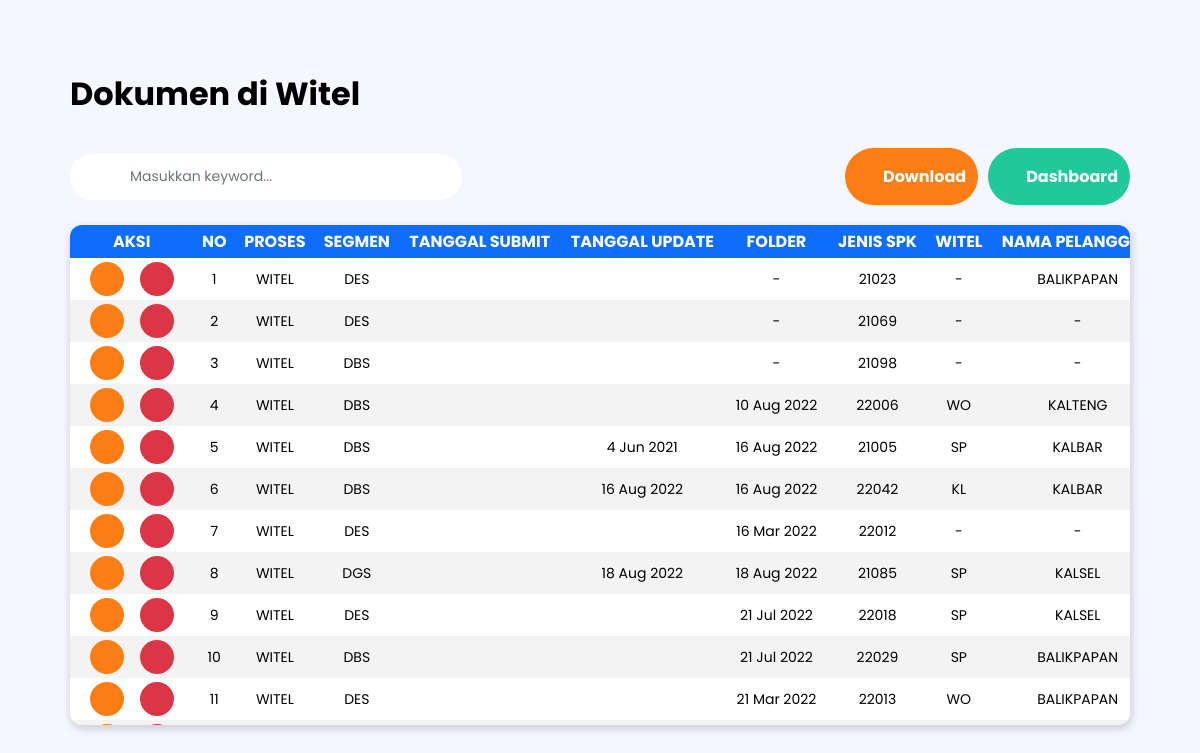
The page /dokumenWitel.php (signed in) on the database its author committed.
### tables this page shows
CREATE TABLE `report_obl` (
  `id` int(50) DEFAULT NULL,
  `proses` varchar(500) DEFAULT NULL,
  `segmen` varchar(500) DEFAULT NULL,
  `tanggal_update` varchar(500) DEFAULT NULL,
  `folder` varchar(500) DEFAULT NULL,
  `jenis_spk` varchar(500) DEFAULT NULL,
  `witel` varchar(500) DEFAULT NULL,
  `nama_pelanggan` varchar(500) DEFAULT NULL,
  `layanan` varchar(500) DEFAULT NULL,
  `nama_vendor` varchar(500) DEFAULT NULL,
  `jangka_waktu` varchar(500) DEFAULT NULL,
  `nilai_kb` int(50) DEFAULT NULL,
  `no_KFS_SPK` bigint(200) DEFAULT NULL,
  `no_KL_WO_SuratPesanan` varchar(500) DEFAULT NULL,
  `pic` varchar(500) DEFAULT NULL,
  `status` varchar(500) DEFAULT NULL,
  `statusSM` varchar(500) DEFAULT NULL,
  `keterangan` varchar(500) DEFAULT NULL,
  `updated_by` longtext DEFAULT NULL
);

### config/functions.php (called while the page is built, shortened)
<?php
require 'connection.php';
function query($query)
{
    global $conn;
    $result = mysqli_query($conn, $query);
    $rows = [];
    while ($row = mysqli_fetch_assoc($result)) {
        $rows[] = $row;
    }
    return $rows;
}

### dokumenWitel.php (the view, shortened to what this page needs)
<?php
require 'config/functions.php';
$nama = $_SESSION['nama'];
$namaAkun = query("SELECT * FROM account WHERE nama = '$nama'")[0];
$level = $namaAkun["level"];
if (isset($_GET["witel"]) or isset($_GET["tahun"]) or isset($_GET["mitra"]) or isset($_GET["pelanggan"]) or isset($_GET["segmen"]) or isset($_GET["status"])) {
    $witel = $_GET["witel"];
    $tahun = $_GET["tahun"];
    $mitra = $_GET["mitra"];
    $pelanggan = $_GET["pelanggan"];
    $segmen = $_GET["segmen"];
    $status = $_GET["status"];
} else {
    $witel = '';
    $tahun = '';
    $mitra = '';
    $pelanggan = '';
    $segmen = '';
    $status = '';
}
if ($level == 'mitra') {
    if ($witel == '' and $tahun == '' and $pelanggan == '' and $segmen == '' and $status == '') {
        $query = query("SELECT * FROM report_obl WHERE UPPER(proses) = 'WITEL' AND
                UPPER(nama_vendor) LIKE '%$mitra%'
                ORDER BY folder ASC");
    } else {
        $query = query("SELECT * FROM report_obl WHERE UPPER(proses) = 'WITEL' AND
                UPPER(nama_vendor) LIKE '%$mitra%' AND
                (UPPER(segmen) LIKE '%$segmen%' AND
                SUBSTRING(folder, 1, 2) LIKE '%$tahun%' AND
                UPPER(witel) LIKE '%$witel%' AND
                UPPER(nama_pelanggan) LIKE '%$pelanggan%' AND
                UPPER(status) LIKE '%$status%')
                ORDER BY folder ASC");
    }
} else {
    if ($witel == '' and $tahun == '' and $mitra == '' and $pelanggan == '' and $segmen == '' and $status == '') {
        $query = query("SELECT * FROM report_obl WHERE UPPER(proses) = 'WITEL'
            ORDER BY folder ASC");
    }
}
?>
<!DOCTYPE html>
<html lang="en">
<head>
    <link rel="stylesheet" href="css/styleDetail.css">
</head>
<body>
    <div class="container">
        <?php
        $witel = rawurlencode($witel);
        $tahun = rawurlencode($tahun);
        $mitra = rawurlencode($mitra);
        $pelanggan = rawurlencode($pelanggan);
        $segmen = rawurlencode($segmen);
        $status = rawurlencode($status);
        ?>
        <h1>Dokumen di Witel</h1>
        <div class="header">
            <div class="_1">
                <input type="text" name="keyword" id="keyword" placeholder="Masukkan keyword..." autocomplete="off" id="keyword">
            </div>
            <div class="_2">
                <a href="downloadData/downloadWitel.php?witel=<?= $witel; ?>&tahun=<?= $tahun; ?>&mitra=<?= $mitra; ?>&pelanggan=<?= $pelanggan; ?>&segmen=<?= $segmen; ?>&status=<?= $status; ?>" id="btnDownload"><button class="download" style="background-color: #FD7E14;"><img src="./img/download.png" alt="">Download</button></a>
                <a href="index.php"><button class="dashboard" style="background-color: #20C997;"><img src="img/home.png" alt="">Dashboard</button></a>
            </div>
        </div>
        <div class="content" id="content-table">
            <table>
                <tr>
                    <th class="aksi" id="aksiTh">AKSI</th>
                    <th>NO</th>
                    <th>PROSES</th>
                    <th>SEGMEN</th>
                    <th>TANGGAL SUBMIT</th>
                    <th>TANGGAL UPDATE</th>
                    <th>FOLDER</th>
                    <th>JENIS SPK</th>
                    <th>WITEL</th>
                    <th>NAMA PELANGGAN</th>
                </tr>
                <?php $i = 1; ?>
                <?php foreach ($query as $row) : ?>
                    <tr>
                        <td class="aksi" id="aksiTd">
                            <div>
                                <a href="updateData.php?id=<?= $row["id"]; ?>"><button class="update"><img src="img/update.png" alt=""></button></a>
                                <a href="delete.php?id=<?= $row["id"]; ?>" class="deleteHref"><button class="delete"><img src="img/delete.png" alt=""></button></a>
                            </div>
                        </td>
                        <td class="no"><?= $i; ?></td>
                        <td><?= $row["proses"]; ?></td>
                        <td><?= $row["segmen"]; ?></td>
                        <td><?= $row["tanggal_submit"]; ?></td>
                        <td><?= $row["tanggal_update"]; ?></td>
                        <td><?= $row["folder"]; ?></td>
                        <td><?= $row["jenis_spk"]; ?></td>
                        <td><?= $row["witel"]; ?></td>
                        <td><?= $row["nama_pelanggan"]; ?></td>
                        <?php $i++; ?>
                    </tr>
                <?php endforeach; ?>
            </table>
        </div>
    </div>
</body>
</html>

### css/styleDetail.css (style rules this page uses)
* { padding: 0; margin: 0; -webkit-box-sizing: border-box; box-sizing: border-box; font-family: 'Poppins', sans-serif; }
body, html { background-color: #f6f6ff; }
a { color: white; text-decoration: none; }
button { all: unset; -webkit-transition: all 0.2s; transition: all 0.2s; color: white; font-size: 16px; font-weight: 700; border-radius: 30px; padding: 16px 12px; display: -webkit-box; display: -ms-flexbox; display: flex; -webkit-box-pack: center; -ms-flex-pack: center; justify-content: center; -webkit-box-align: center; -ms-flex-align: center; align-items: center; cursor: pointer; }
input[type='text'], input[type='password'], input[type='number'], input[type='date'] { all: unset; background-color: white; border-radius: 30px; font-size: 14px; padding: 10px 14px; height: 26px; display: -webkit-box; display: -ms-flexbox; display: flex; -webkit-box-align: center; -ms-flex-align: center; align-items: center; }
::placeholder { color: #6c757d; }
.container { margin: 70px; }
.container .header { display: -webkit-box; display: -ms-flexbox; display: flex; -webkit-box-pack: justify; -ms-flex-pack: justify; justify-content: space-between; -webkit-box-align: center; -ms-flex-align: center; align-items: center; margin-top: 30px; }
.container .header ._1 { position: relative; width: 30%; }
.container .header ._1 input { padding-left: 60px; width: 100%; }
.container .header ._2 { display: -webkit-box; display: -ms-flexbox; display: flex; }
.container .header ._2 button.download { margin-right: 5px; }
.container .header ._2 button.dashboard { margin-left: 5px; }
.container .content { margin-top: 20px; overflow: auto; -webkit-box-shadow: 1px 3px 10px 0px rgba(0, 0, 0, 0.2); box-shadow: 1px 3px 10px 0px rgba(0, 0, 0, 0.2); border-radius: 12px; background-color: white; width: 100%; max-height: 500px; }
.container .content table { border-collapse: collapse; text-align: center; width: 285%; table-layout: auto; }
.container .content table th { background-color: #0d6efd; color: white; font-weight: 700; font-size: 16px; white-space: wrap; padding: 4px 8px; position: -webkit-sticky; position: sticky; top: 0; }
.container .content table td { font-size: 14px; color: black; overflow: hidden; white-space: nowrap; text-overflow: ellipsis; padding: 0 10px; max-width: 200px; }
.container .content table td.aksi div { display: -webkit-box; display: -ms-flexbox; display: flex; -webkit-box-align: center; -ms-flex-align: center; align-items: center; -webkit-box-pack: center; -ms-flex-pack: center; justify-content: center; width: 100%; }
.container .content table td.aksi div a { -webkit-transition: all 0.1s; transition: all 0.1s; font-weight: 700; margin: 4px 8px; }
.container .content table td.aksi div a button.update, .container .content table td.aksi div a button.delete { all: unset; width: 34px; height: 34px; border-radius: 50%; background-color: #fd7e14; display: -webkit-box; display: -ms-flexbox; display: flex; -webkit-box-pack: center; -ms-flex-pack: center; justify-content: center; -webkit-box-align: center; -ms-flex-align: center; align-items: center; }
.container .content table td.aksi div a button.delete { background-color: #dc3545; }
.container .content table tr:nth-child(odd) { background-color: #f3f3f3; }
.container .content table tr:nth-child(even) { background-color: #ffffff; }

### rows shown on the page
report_obl: proses "WITEL", segmen "DES", folder "-", jenis_spk "21023", witel "-", nama_pelanggan "BALIKPAPAN"
report_obl: proses "WITEL", segmen "DES", folder "-", jenis_spk "21069", witel "-", nama_pelanggan "-"
report_obl: proses "WITEL", segmen "DBS", folder "-", jenis_spk "21098", witel "-", nama_pelanggan "-"
report_obl: proses "WITEL", segmen "DBS", folder "10 Aug 2022", jenis_spk "22006", witel "WO", nama_pelanggan "KALTENG"
report_obl: proses "WITEL", segmen "DBS", tanggal_update "4 Jun 2021", folder "16 Aug 2022", jenis_spk "21005", witel "SP", nama_pelanggan "KALBAR"
report_obl: proses "WITEL", segmen "DBS", tanggal_update "16 Aug 2022", folder "16 Aug 2022", jenis_spk "22042", witel "KL", nama_pelanggan "KALBAR"
report_obl: proses "WITEL", segmen "DES", folder "16 Mar 2022", jenis_spk "22012", witel "-", nama_pelanggan "-"
report_obl: proses "WITEL", segmen "DGS", tanggal_update "18 Aug 2022", folder "18 Aug 2022", jenis_spk "21085", witel "SP", nama_pelanggan "KALSEL"
report_obl: proses "WITEL", segmen "DES", folder "21 Jul 2022", jenis_spk "22018", witel "SP", nama_pelanggan "KALSEL"
report_obl: proses "WITEL", segmen "DBS", folder "21 Jul 2022", jenis_spk "22029", witel "SP", nama_pelanggan "BALIKPAPAN"
report_obl: proses "WITEL", segmen "DES", folder "21 Mar 2022", jenis_spk "22013", witel "WO", nama_pelanggan "BALIKPAPAN"
